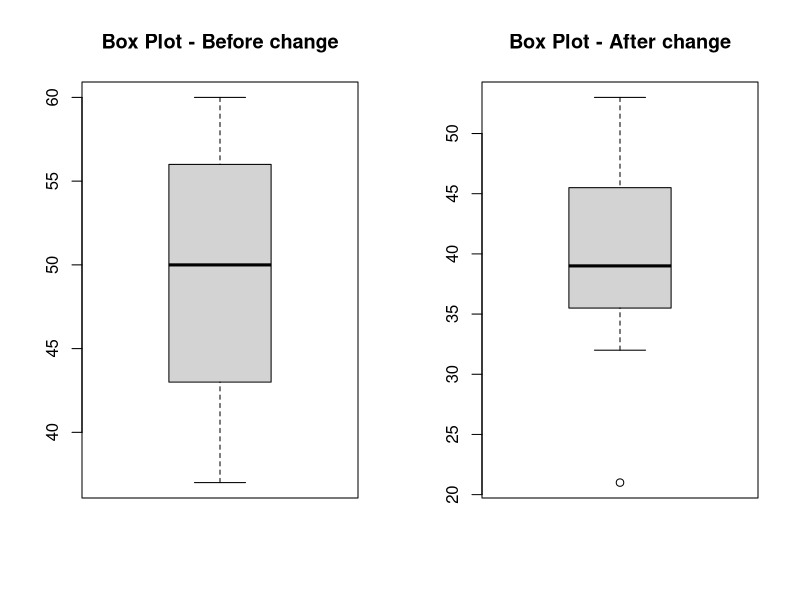

R code for this plot:
before = c(56, 47, 49, 37, 38, 60, 50, 43, 43, 59, 50, 56, 54, 58)
after = c(53, 21, 32, 49, 45, 38, 44, 33, 32, 43, 53, 46, 36, 48, 39, 35, 37, 36, 39, 45)

print('Before Change - Five Point summary')
print('Min. 1st Qu.  Median  3rd Qu.    Max.')
print(fivenum(before))

print('After Change - Five Point summary')
print('Min. 1st Qu.  Median  3rd Qu.    Max.')
print(fivenum(after))


par(mfrow=c(1,2))
print('Box Plot before change')
boxplot(before,range=1,horizontal = FALSE, main="Box Plot - Before change")

print('Box Plot after change')
boxplot(after,range=1,horizontal = FALSE, main="Box Plot - After change")